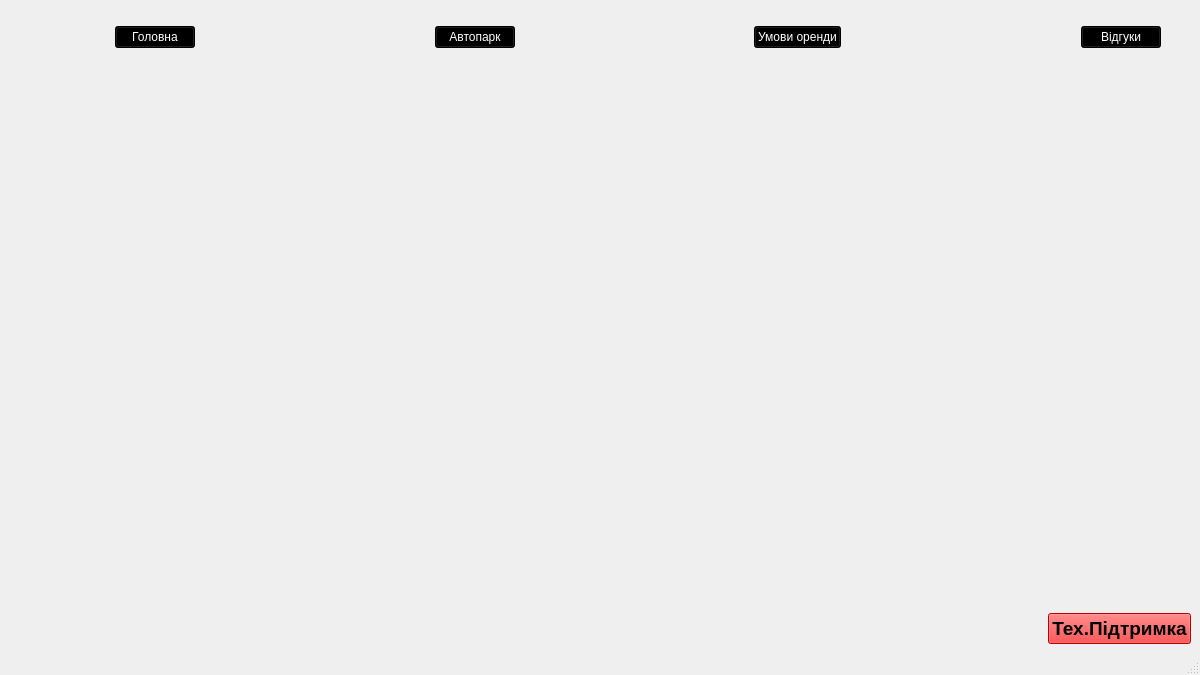
<?xml version="1.0" encoding="UTF-8"?>
<ui version="4.0">
 <class>MainWindow</class>
 <widget class="QMainWindow" name="MainWindow">
  <property name="geometry">
   <rect>
    <x>0</x>
    <y>0</y>
    <width>1200</width>
    <height>675</height>
   </rect>
  </property>
  <property name="windowTitle">
   <string>MainWindow</string>
  </property>
  <property name="styleSheet">
   <string notr="true">QMainWindow{
	border-image: url(E:/kursova/mainwindow.jpeg);
}
</string>
  </property>
  <widget class="QWidget" name="centralwidget">
   <layout class="QGridLayout" name="gridLayout">
    <item row="0" column="1">
     <layout class="QHBoxLayout" name="horizontalLayout">
      <item>
       <widget class="QLabel" name="label">
        <property name="enabled">
         <bool>true</bool>
        </property>
        <property name="sizePolicy">
         <sizepolicy hsizetype="Preferred" vsizetype="Ignored">
          <horstretch>5</horstretch>
          <verstretch>5</verstretch>
         </sizepolicy>
        </property>
        <property name="minimumSize">
         <size>
          <width>91</width>
          <height>57</height>
         </size>
        </property>
        <property name="maximumSize">
         <size>
          <width>100</width>
          <height>100</height>
         </size>
        </property>
        <property name="sizeIncrement">
         <size>
          <width>0</width>
          <height>0</height>
         </size>
        </property>
        <property name="baseSize">
         <size>
          <width>32</width>
          <height>18</height>
         </size>
        </property>
        <property name="styleSheet">
         <string notr="true">QLabel{
border-image: url(E:/kursova/iconb.png);
}

</string>
        </property>
        <property name="frameShadow">
         <enum>QFrame::Shadow::Raised</enum>
        </property>
        <property name="midLineWidth">
         <number>0</number>
        </property>
        <property name="text">
         <string/>
        </property>
        <property name="pixmap">
         <pixmap>../iconb.png</pixmap>
        </property>
       </widget>
      </item>
      <item>
       <widget class="QPushButton" name="pbmain">
        <property name="styleSheet">
         <string notr="true">background-color: rgb(0, 0, 0);
font: 900 14pt &quot;Arial Black&quot;;
color: rgb(255, 255, 255);</string>
        </property>
        <property name="text">
         <string>Головна</string>
        </property>
       </widget>
      </item>
      <item>
       <spacer name="horizontalSpacer_5">
        <property name="orientation">
         <enum>Qt::Orientation::Horizontal</enum>
        </property>
        <property name="sizeType">
         <enum>QSizePolicy::Policy::Expanding</enum>
        </property>
        <property name="sizeHint" stdset="0">
         <size>
          <width>65</width>
          <height>20</height>
         </size>
        </property>
       </spacer>
      </item>
      <item>
       <widget class="QPushButton" name="pbAutopark">
        <property name="styleSheet">
         <string notr="true">background-color: rgb(0, 0, 0);
font: 900 14pt &quot;Arial Black&quot;;
color: rgb(255, 255, 255);</string>
        </property>
        <property name="text">
         <string>Автопарк</string>
        </property>
       </widget>
      </item>
      <item>
       <spacer name="horizontalSpacer_3">
        <property name="orientation">
         <enum>Qt::Orientation::Horizontal</enum>
        </property>
        <property name="sizeHint" stdset="0">
         <size>
          <width>40</width>
          <height>20</height>
         </size>
        </property>
       </spacer>
      </item>
      <item>
       <widget class="QPushButton" name="pushButton">
        <property name="styleSheet">
         <string notr="true">background-color: rgb(0, 0, 0);
font: 900 14pt &quot;Arial Black&quot;;
color: rgb(255, 255, 255);</string>
        </property>
        <property name="text">
         <string>Умови оренди</string>
        </property>
       </widget>
      </item>
      <item>
       <spacer name="horizontalSpacer">
        <property name="orientation">
         <enum>Qt::Orientation::Horizontal</enum>
        </property>
        <property name="sizeHint" stdset="0">
         <size>
          <width>40</width>
          <height>20</height>
         </size>
        </property>
       </spacer>
      </item>
      <item>
       <widget class="QPushButton" name="pushButton_2">
        <property name="styleSheet">
         <string notr="true">background-color: rgb(0, 0, 0);
font: 900 14pt &quot;Arial Black&quot;;
color: rgb(255, 255, 255);</string>
        </property>
        <property name="text">
         <string>Відгуки</string>
        </property>
       </widget>
      </item>
      <item>
       <spacer name="horizontalSpacer_4">
        <property name="orientation">
         <enum>Qt::Orientation::Horizontal</enum>
        </property>
        <property name="sizeType">
         <enum>QSizePolicy::Policy::Fixed</enum>
        </property>
        <property name="sizeHint" stdset="0">
         <size>
          <width>30</width>
          <height>20</height>
         </size>
        </property>
       </spacer>
      </item>
     </layout>
    </item>
    <item row="1" column="1">
     <layout class="QVBoxLayout" name="verticalLayout">
      <item>
       <widget class="QStackedWidget" name="stackedWidget">
        <property name="currentIndex">
         <number>0</number>
        </property>
        <widget class="QWidget" name="page">
         <property name="styleSheet">
          <string notr="true">QMainWindow{
	border-image: url(D:/KN321/MaxBrydun/kursova/mainwindow.jpeg);
}</string>
         </property>
        </widget>
       </widget>
      </item>
     </layout>
    </item>
    <item row="2" column="1">
     <layout class="QHBoxLayout" name="horizontalLayout_2">
      <item>
       <spacer name="horizontalSpacer_2">
        <property name="orientation">
         <enum>Qt::Orientation::Horizontal</enum>
        </property>
        <property name="sizeHint" stdset="0">
         <size>
          <width>40</width>
          <height>20</height>
         </size>
        </property>
       </spacer>
      </item>
      <item>
       <widget class="QPushButton" name="pbsupport">
        <property name="palette">
         <palette>
          <active>
           <colorrole role="Button">
            <brush brushstyle="SolidPattern">
             <color alpha="255">
              <red>255</red>
              <green>0</green>
              <blue>0</blue>
             </color>
            </brush>
           </colorrole>
           <colorrole role="Base">
            <brush brushstyle="SolidPattern">
             <color alpha="255">
              <red>255</red>
              <green>0</green>
              <blue>0</blue>
             </color>
            </brush>
           </colorrole>
           <colorrole role="Window">
            <brush brushstyle="SolidPattern">
             <color alpha="255">
              <red>255</red>
              <green>0</green>
              <blue>0</blue>
             </color>
            </brush>
           </colorrole>
          </active>
          <inactive>
           <colorrole role="Button">
            <brush brushstyle="SolidPattern">
             <color alpha="255">
              <red>255</red>
              <green>0</green>
              <blue>0</blue>
             </color>
            </brush>
           </colorrole>
           <colorrole role="Base">
            <brush brushstyle="SolidPattern">
             <color alpha="255">
              <red>255</red>
              <green>0</green>
              <blue>0</blue>
             </color>
            </brush>
           </colorrole>
           <colorrole role="Window">
            <brush brushstyle="SolidPattern">
             <color alpha="255">
              <red>255</red>
              <green>0</green>
              <blue>0</blue>
             </color>
            </brush>
           </colorrole>
          </inactive>
          <disabled>
           <colorrole role="Button">
            <brush brushstyle="SolidPattern">
             <color alpha="255">
              <red>255</red>
              <green>0</green>
              <blue>0</blue>
             </color>
            </brush>
           </colorrole>
           <colorrole role="Base">
            <brush brushstyle="SolidPattern">
             <color alpha="255">
              <red>255</red>
              <green>0</green>
              <blue>0</blue>
             </color>
            </brush>
           </colorrole>
           <colorrole role="Window">
            <brush brushstyle="SolidPattern">
             <color alpha="255">
              <red>255</red>
              <green>0</green>
              <blue>0</blue>
             </color>
            </brush>
           </colorrole>
          </disabled>
         </palette>
        </property>
        <property name="font">
         <font>
          <pointsize>14</pointsize>
          <bold>true</bold>
         </font>
        </property>
        <property name="styleSheet">
         <string notr="true">QPushButton { background-color: red }</string>
        </property>
        <property name="text">
         <string>Тех.Підтримка</string>
        </property>
       </widget>
      </item>
     </layout>
    </item>
   </layout>
  </widget>
  <widget class="QStatusBar" name="statusbar"/>
 </widget>
 <resources/>
 <connections/>
</ui>
